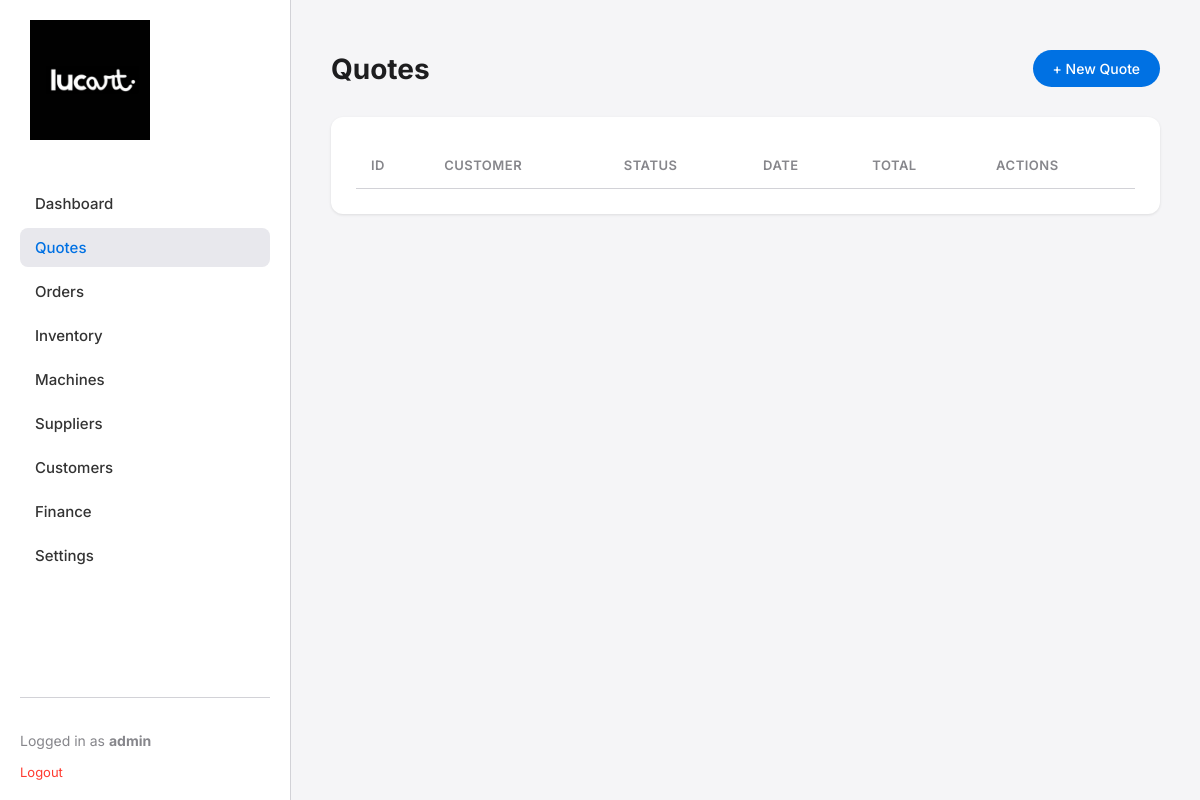
The page /quotes/ (signed in) on the database as committed earlier.
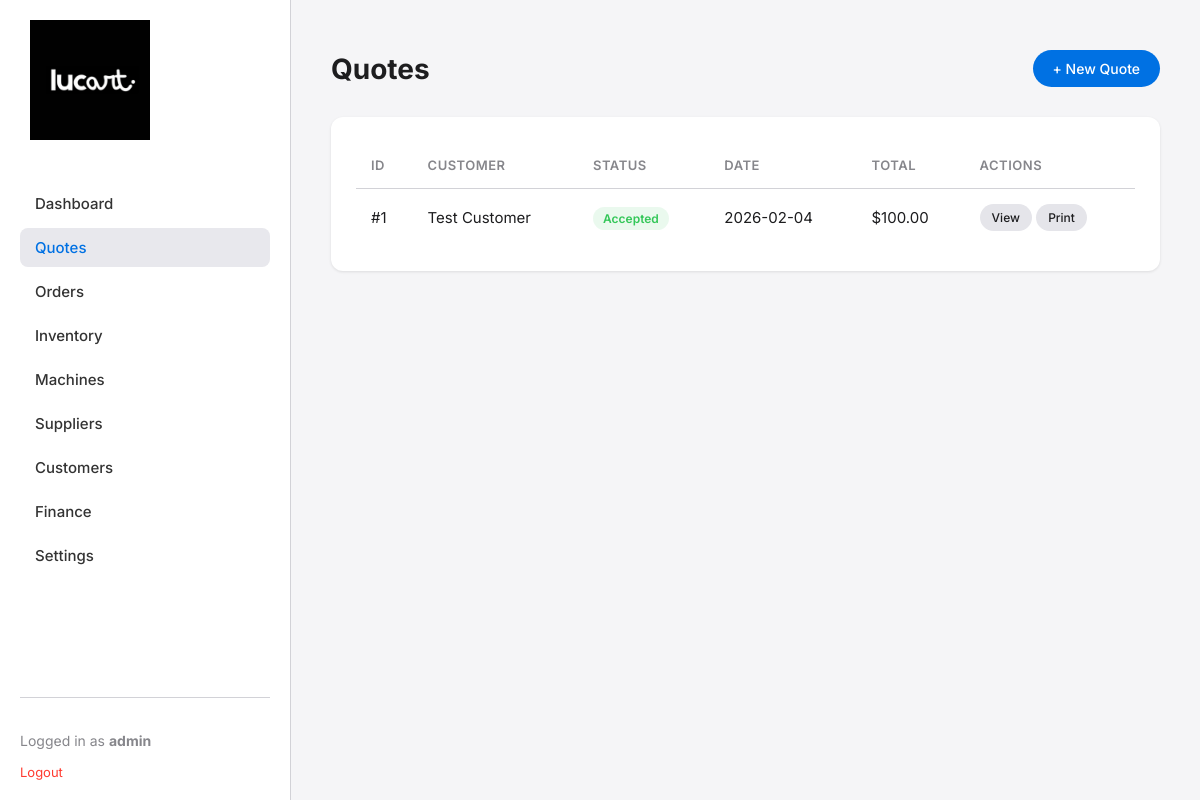
The same page on the database as committed later.
### app/models.py (models this page shows)
class Quote(db.Model):
    id = db.Column(db.Integer, primary_key=True)
    customer_id = db.Column(db.Integer, db.ForeignKey('customer.id'))
    date = db.Column(db.DateTime, default=datetime.utcnow)
    status = db.Column(db.String(20), default='Draft') # Draft, Sent, Accepted, Rejected
    total = db.Column(db.Float, default=0.0)
    notes = db.Column(db.Text)
    items = db.relationship('QuoteItem', backref='quote', lazy='dynamic', cascade='all, delete-orphan')

class Customer(db.Model):
    id = db.Column(db.Integer, primary_key=True)
    name = db.Column(db.String(120), index=True, nullable=False)
    email = db.Column(db.String(120), index=True)
    phone = db.Column(db.String(20))
    address = db.Column(db.String(200))
    notes = db.Column(db.Text)
    created_at = db.Column(db.DateTime, default=datetime.utcnow)
    orders = db.relationship('Order', backref='customer', lazy='dynamic')
    quotes = db.relationship('Quote', backref='customer', lazy='dynamic')

### app/quotes/routes.py (the view)
@quotes_bp.route('/')
@login_required
def index():
    quotes = Quote.query.order_by(Quote.date.desc()).all()
    return render_template('quotes/index.html', title='Quotes', quotes=quotes)

### app/models.py (called while the page is built)
@login.user_loader
def load_user(id):
    return User.query.get(int(id))

### app/templates/quotes/index.html
{% extends "base.html" %}
{% block content %}
<div class="header">
    <h1 class="page-title">Quotes</h1>
    <div class="actions">
        <a href="{{ url_for('quotes.new_quote') }}" class="btn btn-primary">+ New Quote</a>
    </div>
</div>
<div class="card">
    <table>
        <thead>
            <tr>
                <th>ID</th>
                <th>Customer</th>
                <th>Status</th>
                <th>Date</th>
                <th>Total</th>
                <th>Actions</th>
            </tr>
        </thead>
        <tbody>
            {% for quote in quotes %}
            <tr>
                <td>#{{ quote.id }}</td>
                <td>{{ quote.customer.name }}</td>
                <td><span class="badge badge-{{ 'success' if quote.status=='Accepted' else 'neutral' }}">{{ quote.status }}</span></td>
                <td>{{ quote.date.strftime('%Y-%m-%d') }}</td>
                <td>${{ "%.2f"|format(quote.total) }}</td>
                <td>
                    <a href="{{ url_for('quotes.view_quote', id=quote.id) }}" class="btn btn-sm btn-secondary">View</a>
                    <a href="{{ url_for('quotes.print_quote', id=quote.id) }}" target="_blank" class="btn btn-sm btn-secondary">Print</a>
                </td>
            </tr>
            {% endfor %}
        </tbody>
    </table>
</div>
{% endblock %}

Rows that differ between the two databases and show on the page:
added Quote: id "1", customer.name "Test Customer", status "Accepted", date "2026-02-04", total "100.00"
